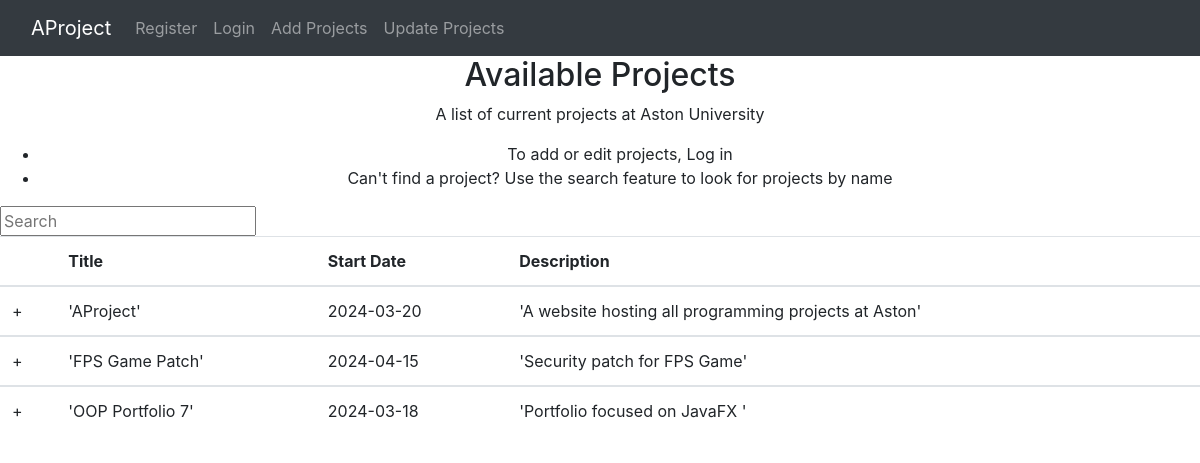
Screenshot of /main.php with the database file from the repository.
### tables this page shows
CREATE TABLE `projects` (
  `pid` int(11) NOT NULL,
  `title` varchar(20) NOT NULL,
  `start_date` date DEFAULT NULL,
  `end_date` date DEFAULT NULL,
  `description` varchar(100) DEFAULT NULL,
  `phase` enum('design','development','testing','deployment','complete') DEFAULT NULL,
  `contact` varchar(50) NOT NULL,
  `uid` int(11) DEFAULT NULL
);

### main.php (the view, shortened to what this page needs)
<!DOCTYPE html>
<html>
   <head>
     <link rel="stylesheet" href="https://stackpath.bootstrapcdn.com/bootstrap/4.2.1/css/bootstrap.min.css">
     <link href="table.css" rel="stylesheet"/>
     <link href="style.css" rel="stylesheet"/>
   </head>
   <body>
     <nav class="navbar navbar-expand-sm bg-dark navbar-dark">
        <div class="container-fluid">
           <ul class="navbar-nav">
              <li class="nav-item">
                 <a class="navbar-brand" href="main.php">AProject</a>
              </li>
              <li>
                 <a class="nav-link" href="register.php">Register</a>
              </li>
              <li>
                 <a class=nav-link href="login.php">Login</a>
              </li>
              <li>
                 <a class="nav-link" href="addproject.php">Add Projects</a>
              </li>
              <li>
                 <a class="nav-link" href="updateProject.php">Update Projects</a>
              </li>
           </ul>
        </div>
     </nav>
     <div id="intro">
        <h2>Available Projects</h2>
        <p>A list of current projects at Aston University</p>
        <ul>
           <li> To add or edit projects, Log in </li>
           <li> Can't find a project? Use the search feature to look for projects by name</li>
        </ul>
     </div>
     <input type="text" id="input" onkeyup="search()" placeholder="Search"/>
     <?php
     include("connectdb.php");
     $qstr = "SELECT * FROM projects";
     $rows = $db->query($qstr)->fetchAll();
     echo "
        <table id=".'"table"'."class="."table table-hover".">
           <thead>
              <tr>
                 <th></th>
                 <th>Title</th>
                 <th>Start Date</th>
                 <th>Description</th>
              </tr>
           </thead>
     ";
     foreach($rows as $row){
        echo "
           <tbody>
              <tr>
                 <td><span class="."expandChild"."></span></td>
                 <td>".$row["title"]."</td>
                 <td>".$row["start_date"]."</td>
                 <td>".$row["description"]."</td>
              </tr>
        ";
        }
        echo "
              </tbody>
           </table>
        ";
     ?>
   </body>
</html>

### connectdb.php (shortened to what this page needs)
<!DOCTYPE html>
<html>
    <head>
    </head>
    <body>
    </body>
</html>

### table.css (style rules this page uses)
.expandChild:before { content: "+"; display: block; cursor: pointer; }

### style.css (style rules this page uses)
#intro { text-align: center; }

### rows the page displays
projects: title "'AProject'", start_date "2024-03-20", description "'A website hosting all programming projects at Aston'"
projects: title "'FPS Game Patch'", start_date "2024-04-15", description "'Security patch for FPS Game'"
projects: title "'OOP Portfolio 7'", start_date "2024-03-18", description "'Portfolio focused on JavaFX '"
